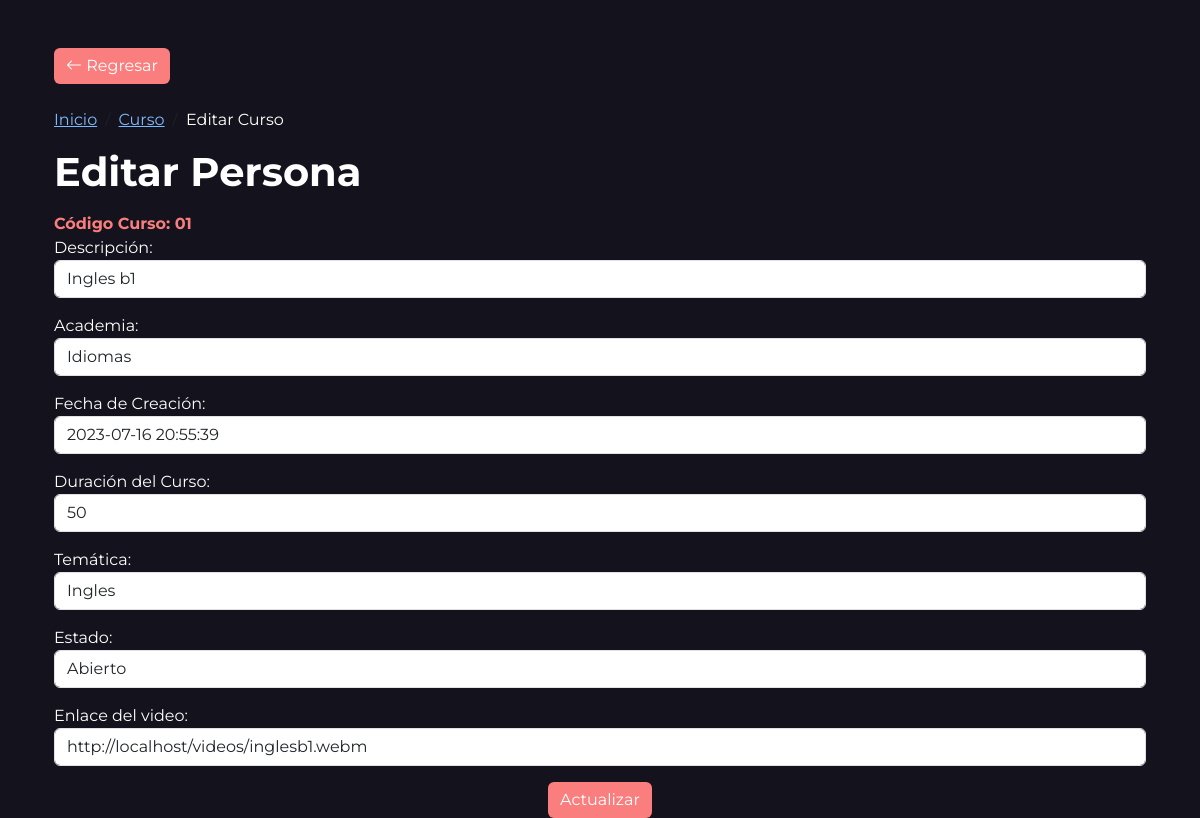
The page /admin/crud/curso/editar_curso.php?code=01 on the database its author committed.
### tables this page shows
CREATE TABLE `curso` (
  `cod_curso` varchar(10) NOT NULL,
  `descripcion` varchar(50) NOT NULL,
  `cod_academia` varchar(10) DEFAULT NULL,
  `fecha_creacion` datetime DEFAULT NULL,
  `duracion_curso` int(3) DEFAULT NULL,
  `cod_tematica` varchar(10) DEFAULT NULL,
  `cod_estado` varchar(10) DEFAULT NULL,
  `video` varchar(200) NOT NULL,
  PRIMARY KEY (`cod_curso`),
  KEY `cod_academia` (`cod_academia`),
  KEY `cod_tematica` (`cod_tematica`),
  KEY `cod_estado` (`cod_estado`),
  CONSTRAINT `curso_ibfk_1` FOREIGN KEY (`cod_academia`) REFERENCES `academia` (`cod_academia`),
  CONSTRAINT `curso_ibfk_2` FOREIGN KEY (`cod_tematica`) REFERENCES `tematica` (`cod_tematica`),
  CONSTRAINT `curso_ibfk_3` FOREIGN KEY (`cod_estado`) REFERENCES `estado` (`cod_estado`)
);

### admin/crud/curso/editar_curso.php (the view, shortened to what this page needs)
<!DOCTYPE html>
<html lang="es">
<head>
  <link rel="stylesheet" href="../assets/styles/normalize.css">
  <link rel="stylesheet" href="../assets/styles/styles.css">
  <link rel="stylesheet" href="../assets/libs/node_modules/bootstrap/dist/css/bootstrap.css">
  <link rel="stylesheet" href="https://pro.fontawesome.com/releases/v5.10.0/css/all.css" />
  <link rel="stylesheet" href="https://cdn.jsdelivr.net/npm/bootstrap-icons@1.10.5/font/bootstrap-icons.css">
</head>
<body class="oscuro">
  <div class="container">
    <header class="header">
      <div class="container mt-5 tx-blanco">
        <a href="./curso.php" class="btn btn-primary mb-4">
          <span class="bi bi-arrow-left"></span> Regresar
        </a>
        <nav aria-label="breadcrumb">
          <ol class="breadcrumb">
            <li class="breadcrumb-item"><a href="../index.php" class="tx-azul">Inicio</a></li>
            <li class="breadcrumb-item"><a href="./curso.php" class="tx-azul">Curso</a></li>
            <li class="breadcrumb-item" aria-current="page">Editar Curso</li>
          </ol>
        </nav>
        <h1 class="fw-bold">Editar Persona</h1>
        <form action="actualizar_curso.php" method="POST" class="mt-3">
          <?php
          try {
            $conexion = new PDO('mysql:host=localhost;port=3306;dbname=chillclass;', 'root', '');
          } catch (PDOException $e) {
            echo "Fallo la conexión " . $e->getMessage();
          }
          $vcodigo = filter_var($_GET['code']);
          echo "<div class='form-group'>
                      <label class='tx-rosado fw-bold' for='code'>Código Curso: " . $vcodigo . "</label>
                  </div>";
          try {
            $persona = $conexion->query("SELECT a.cod_curso, a.descripcion AS descripcion_curso, b.cod_academia, b.descripcion, a.fecha_creacion, a.duracion_curso, c.cod_tematica, c.descripcion AS descripcion_2, d.cod_estado, d.descripcion AS descripcion_3, a.video AS video FROM curso a, academia b, tematica c, estado d WHERE a.cod_academia=b.cod_academia AND a.cod_tematica=c.cod_tematica AND a.cod_estado=d.cod_estado AND cod_curso='" . $vcodigo . "'");
            $persona->setFetchMode(PDO::FETCH_ASSOC);
            $row = $persona->fetch();
            $descripcion = $row['descripcion_curso'];
            $academia = $row['descripcion'];
            $creacion = $row['fecha_creacion'];
            $duracion = $row['duracion_curso'];
            $tematica = $row['descripcion_2'];
            $estado = $row['descripcion_3'];
            $video = $row['video'];
          } catch (PDOException $e) {
            echo 'Error' . $e->getMessage();
          }
          ?>
          <div class="form-group mb-3">
            <label for="descripcion">Descripción:</label>
            <input type="text" id="descripcion" name="descripcion" class="form-control" value="<?php echo $descripcion; ?>">
          </div>
          <div class="form-group mb-3">
            <label for="academia">Academia:</label>
            <select id="academia" name="academia" class="form-control">
              <?php
              try {
                $consulta = $conexion->query("SELECT cod_academia, descripcion FROM academia");
                $consulta->setFetchMode(PDO::FETCH_ASSOC);
                while ($row = $consulta->fetch()) {
                  $selected = ($academia == $row['descripcion']) ? "selected" : "";
                  echo "<option value='" . $row['cod_academia'] . "' " . $selected . ">" . $row['descripcion'] . "</option>";
                }
              } catch (PDOException $e) {
                echo $e->getMessage();
              }
              ?>
            </select>
          </div>
          <div class="form-group mb-3">
            <label for="creacion">Fecha de Creación:</label>
            <input type="text" id="creacion" name="creacion" class="form-control" value="<?php echo $creacion; ?>">
          </div>
          <div class="form-group mb-3">
            <label for="duracion">Duración del Curso:</label>
            <input type="text" id="duracion" name="duracion" class="form-control" value="<?php echo $duracion; ?>">
          </div>
          <div class="form-group mb-3">
            <label for="tematica">Temática:</label>
            <select id="tematica" name="tematica" class="form-control">
              <?php
              try {
                $consulta = $conexion->query("SELECT cod_tematica, descripcion FROM tematica");
                $consulta->setFetchMode(PDO::FETCH_ASSOC);
                while ($row = $consulta->fetch()) {
                  $selected = ($tematica == $row['descripcion']) ? "selected" : "";
                  echo "<option value='" . $row['cod_tematica'] . "' " . $selected . ">" . $row['descripcion'] . "</option>";
                }
              } catch (PDOException $e) {
                echo $e->getMessage();
              }
              ?>
            </select>
          </div>
          <div class="form-group mb-3">
            <label for="estado">Estado:</label>
            <select id="estado" name="estado" class="form-control">
              <?php
              try {
                $consulta = $conexion->query("SELECT cod_estado, descripcion FROM estado");
                $consulta->setFetchMode(PDO::FETCH_ASSOC);
                while ($row = $consulta->fetch()) {
                  $selected = ($estado == $row['descripcion']) ? "selected" : "";
                  echo "<option value='" . $row['cod_estado'] . "' " . $selected . ">" . $row['descripcion'] . "</option>";
                }
              } catch (PDOException $e) {
                echo $e->getMessage();
              }
              ?>
            </select>
          </div>
          <div class="form-group mb-3">
            <label for="video">Enlace del video:</label>
            <input type="text" id="video" name="video" class="form-control" value="<?php echo $video; ?>">
          </div>
          <div class="text-center">
            <input type="submit" class="btn btn-primary" value="Actualizar">
          </div>
        </form>
      </div>
</body>
</html>

### admin/crud/assets/styles/styles.css (style rules this page uses)
:root { --Light-Blue: #7EBAFB; --Ligt-Pink: #FB7E7E; --Gray-Nigt: #14121C; --Gray-Nigt-Input: rgba(20, 18, 28, 0.9); --White: #FFFFFF; --Black: #000000; }
* { font-family: 'Montserrat', sans-serif; }
.oscuro { background: var(--Gray-Nigt) !important; }
.tx-blanco { color: var(--White) !important; }
.tx-azul { color: var(--Light-Blue) !important; }
.tx-rosado { color: var(--Ligt-Pink) !important; }
.btn-primary { background: var(--Ligt-Pink) !important; border: var(--Ligt-Pink) !important; }

### rows shown on the page
curso: descripcion "Ingles b1", creacion "2023-07-16 20:55:39", duracion "50", video "http://localhost/videos/inglesb1.webm"

### other values the page prints
$vcodigo "01"
form field academia "Idiomas"
form field tematica "Ingles"
form field estado "Abierto"
